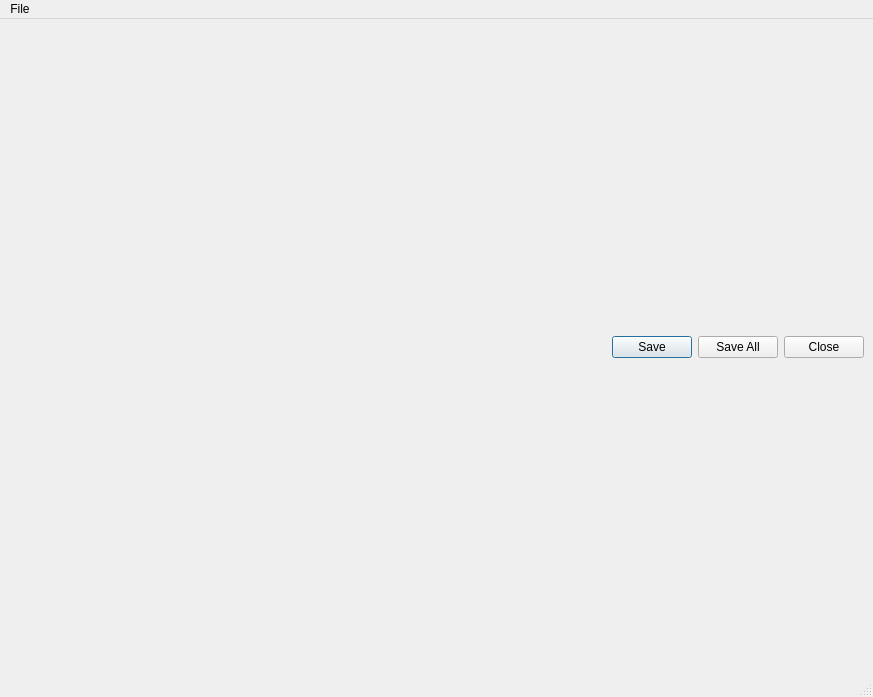
<?xml version="1.0" encoding="UTF-8"?>
<!--
######################################################################################################################
# Copyright (C) 2017 - 2019 Spine project consortium
# This file is part of Spine Toolbox.
# Spine Toolbox is free software: you can redistribute it and\/or modify it under the terms of the GNU Lesser General
# Public License as published by the Free Software Foundation, either version 3 of the License, or (at your option)
# any later version. This program is distributed in the hope that it will be useful, but WITHOUT ANY WARRANTY;
# without even the implied warranty of MERCHANTABILITY or FITNESS FOR A PARTICULAR PURPOSE. See the GNU Lesser General
# Public License for more details. You should have received a copy of the GNU Lesser General Public License along with
# this program. If not, see <http:\/\/www.gnu.org\/licenses\/>.
######################################################################################################################
-->
<ui version="4.0">
 <class>MainWindow</class>
 <widget class="QMainWindow" name="MainWindow">
  <property name="geometry">
   <rect>
    <x>0</x>
    <y>0</y>
    <width>873</width>
    <height>697</height>
   </rect>
  </property>
  <property name="windowTitle">
   <string>Import preview</string>
  </property>
  <widget class="QWidget" name="centralwidget">
   <layout class="QVBoxLayout" name="verticalLayout">
    <item>
     <widget class="QDialogButtonBox" name="buttonBox">
      <property name="standardButtons">
       <set>QDialogButtonBox::Close|QDialogButtonBox::Save|QDialogButtonBox::SaveAll</set>
      </property>
      <property name="centerButtons">
       <bool>false</bool>
      </property>
     </widget>
    </item>
   </layout>
  </widget>
  <widget class="QMenuBar" name="menubar">
   <property name="geometry">
    <rect>
     <x>0</x>
     <y>0</y>
     <width>873</width>
     <height>21</height>
    </rect>
   </property>
   <widget class="QMenu" name="menuFile">
    <property name="title">
     <string>File</string>
    </property>
    <addaction name="actionSave"/>
    <addaction name="actionSave_as"/>
    <addaction name="actionOpen"/>
   </widget>
   <addaction name="menuFile"/>
  </widget>
  <widget class="QStatusBar" name="statusbar"/>
  <action name="actionSave_as">
   <property name="text">
    <string>Save as</string>
   </property>
  </action>
  <action name="actionOpen">
   <property name="text">
    <string>Open</string>
   </property>
  </action>
  <action name="actionSave">
   <property name="text">
    <string>Save</string>
   </property>
  </action>
 </widget>
 <resources/>
 <connections/>
</ui>
